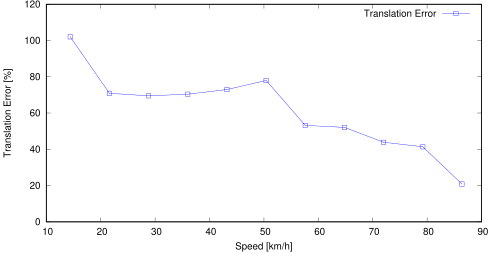

Generate this figure with gnuplot:
set term postscript eps enhanced color
set output "online_res=0.5_avg_ts.eps"
set size ratio 0.5
set yrange [0:*]
set xlabel "Speed [km/h]"
set ylabel "Translation Error [%]"
plot "online_res=0.5_avg_ts.txt" using ($1*3.6):($2*100) title 'Translation Error' lc rgb "#0000FF" pt 4 w linespoints
